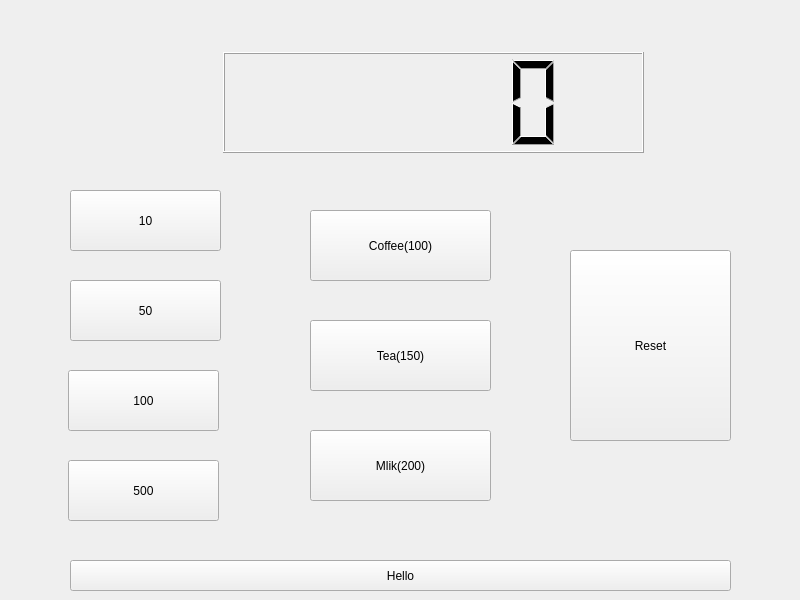
<?xml version="1.0" encoding="UTF-8"?>
<ui version="4.0">
 <class>Widget</class>
 <widget class="QWidget" name="Widget">
  <property name="geometry">
   <rect>
    <x>0</x>
    <y>0</y>
    <width>800</width>
    <height>600</height>
   </rect>
  </property>
  <property name="windowTitle">
   <string>Widget</string>
  </property>
  <widget class="QPushButton" name="pb10">
   <property name="geometry">
    <rect>
     <x>70</x>
     <y>190</y>
     <width>151</width>
     <height>61</height>
    </rect>
   </property>
   <property name="text">
    <string>10</string>
   </property>
  </widget>
  <widget class="QLCDNumber" name="lcdNumber">
   <property name="geometry">
    <rect>
     <x>223</x>
     <y>52</y>
     <width>421</width>
     <height>101</height>
    </rect>
   </property>
  </widget>
  <widget class="QPushButton" name="pb50">
   <property name="geometry">
    <rect>
     <x>70</x>
     <y>280</y>
     <width>151</width>
     <height>61</height>
    </rect>
   </property>
   <property name="text">
    <string>50</string>
   </property>
  </widget>
  <widget class="QPushButton" name="pb100">
   <property name="geometry">
    <rect>
     <x>68</x>
     <y>370</y>
     <width>151</width>
     <height>61</height>
    </rect>
   </property>
   <property name="text">
    <string>100</string>
   </property>
  </widget>
  <widget class="QPushButton" name="pb500">
   <property name="geometry">
    <rect>
     <x>68</x>
     <y>460</y>
     <width>151</width>
     <height>61</height>
    </rect>
   </property>
   <property name="text">
    <string>500</string>
   </property>
  </widget>
  <widget class="QPushButton" name="pbCoffee">
   <property name="geometry">
    <rect>
     <x>310</x>
     <y>210</y>
     <width>181</width>
     <height>71</height>
    </rect>
   </property>
   <property name="text">
    <string>Coffee(100)</string>
   </property>
  </widget>
  <widget class="QPushButton" name="pbTea">
   <property name="geometry">
    <rect>
     <x>310</x>
     <y>320</y>
     <width>181</width>
     <height>71</height>
    </rect>
   </property>
   <property name="text">
    <string>Tea(150)</string>
   </property>
  </widget>
  <widget class="QPushButton" name="pbMilk">
   <property name="geometry">
    <rect>
     <x>310</x>
     <y>430</y>
     <width>181</width>
     <height>71</height>
    </rect>
   </property>
   <property name="text">
    <string>Mlik(200)</string>
   </property>
  </widget>
  <widget class="QPushButton" name="pbReset">
   <property name="geometry">
    <rect>
     <x>570</x>
     <y>250</y>
     <width>161</width>
     <height>191</height>
    </rect>
   </property>
   <property name="text">
    <string>Reset</string>
   </property>
  </widget>
  <widget class="QPushButton" name="pbHello">
   <property name="geometry">
    <rect>
     <x>70</x>
     <y>560</y>
     <width>661</width>
     <height>31</height>
    </rect>
   </property>
   <property name="text">
    <string>Hello</string>
   </property>
  </widget>
 </widget>
 <resources/>
 <connections/>
</ui>
